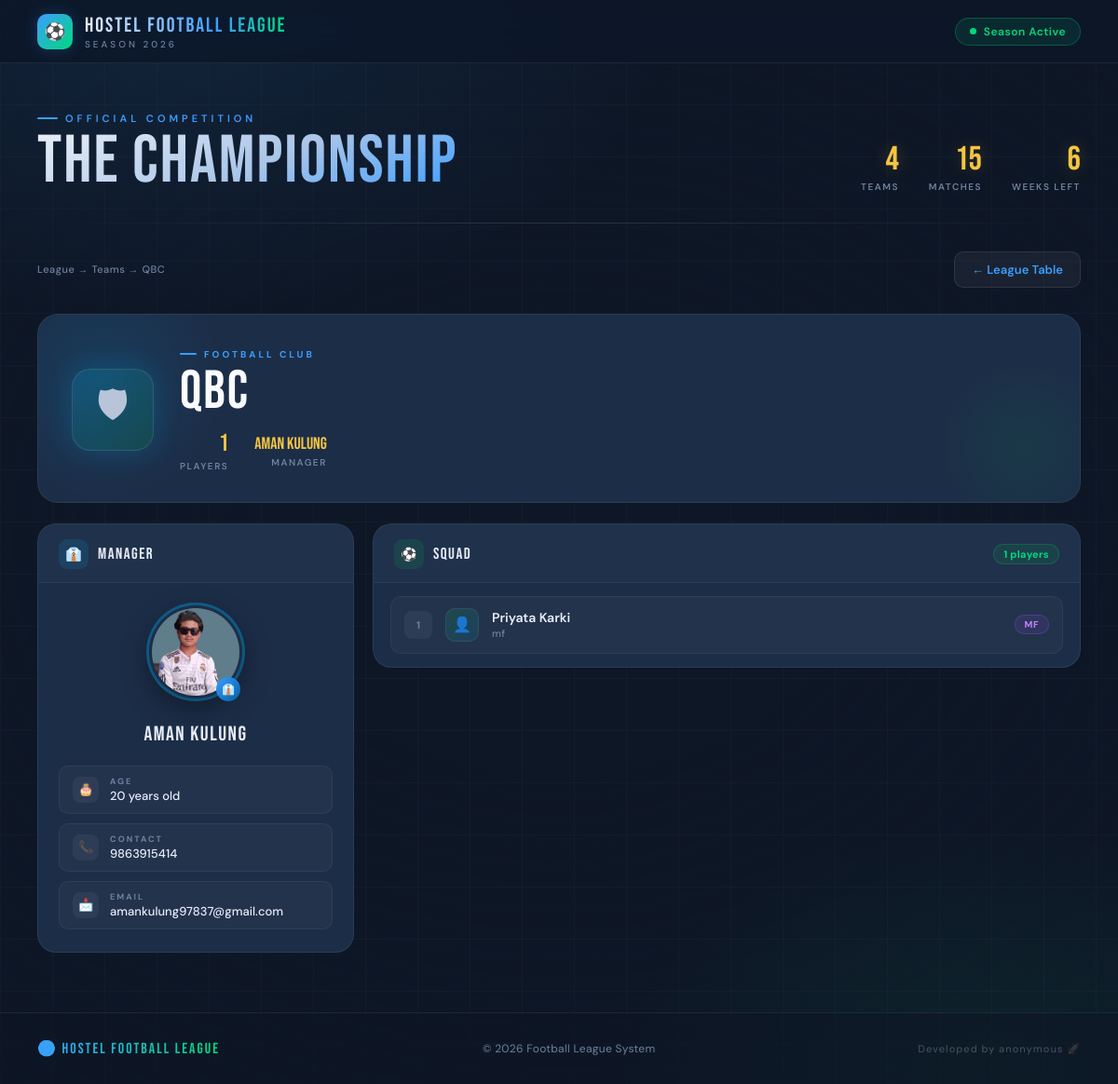
The app's page /team/8/ with its own data.
### league/models.py (models this page shows, shortened)
class Team(models.Model):
    name = models.CharField(max_length=50)
    played = models.IntegerField(default=0)
    win = models.IntegerField(default=0)
    draw = models.IntegerField(default=0)
    lose = models.IntegerField(default=0)
    goal_difference = models.IntegerField(default=0)

class Manager(models.Model):
    name = models.CharField(max_length=100)
    age = models.IntegerField(default=0)   # 👈 add default
    contact = models.CharField(max_length=15, blank=True)
    email = models.EmailField(unique=True, null=True, blank=True) # 👈 allow empty
    image = models.ImageField(upload_to='managers/', blank=True, null=True)
    team = models.ForeignKey(Team, on_delete=models.CASCADE, null=True, blank=True)

class Player(models.Model):
    team = models.ForeignKey(Team, on_delete=models.CASCADE)
    name = models.CharField(max_length=100)
    position = models.CharField(max_length=50)

### league/views.py (the view)
# urls.py: path('team/<int:pk>/', views.team_detail, name='detail'),
def team_detail(request, pk):
    team = get_object_or_404(Team, id=pk)
    manager = Manager.objects.filter(team=team).first()
    players = Player.objects.filter(team=team)
    return render(request, "detail.html", {
        "team": team,
        "manager": manager,
        "players": players
    })

### league/templates/detail.html (shortened to what this page needs)
{% extends 'base.html' %}
{% block content %}
<div class="page-header">
    <div style="font-size:11px; color: var(--text-muted); font-weight:500; letter-spacing:0.5px;">
        League → Teams → {{ team.name }}
    </div>
    <a href="{% url 'league' %}" class="back-btn">← League Table</a>
</div>
<div class="team-hero">
    <div class="team-crest-large">🛡</div>
    <div class="team-hero-info">
        <div class="team-eyebrow">Football Club</div>
        <div class="team-title">{{ team.name }}</div>
        <div class="team-hero-stats">
            <div class="hero-stat">
                <div class="hero-stat-val">{{ players|length }}</div>
                <div class="hero-stat-label">Players</div>
            </div>
            {% if manager %}
            <div class="hero-stat">
                <div class="hero-stat-val" style="font-size:18px; padding-top:4px;">{{ manager.name }}</div>
                <div class="hero-stat-label">Manager</div>
            </div>
            {% endif %}
        </div>
    </div>
</div>
<div class="detail-grid">
    <div class="manager-card">
        <div class="manager-card-header">
            <div class="section-icon">👔</div>
            <div class="section-title">Manager</div>
        </div>
        <div class="manager-card-body">
            <div class="manager-avatar-wrap">
                {% if manager.image %}
                    <img src="{{ manager.image.url }}" class="manager-img" alt="{{ manager.name }}">
                {% else %}
                    <img src="https://ui-avatars.com/api/?name={{ manager.name }}&background=0a1628&color=00b4ff&size=100&bold=true&rounded=true" class="manager-img" alt="{{ manager.name }}">
                {% endif %}
                <div class="manager-badge">👔</div>
            </div>
            <div class="manager-name">{{ manager.name }}</div>
            <div class="manager-details">
                <div class="detail-row">
                    <div class="detail-row-icon">🎂</div>
                    <div class="detail-row-content">
                        <div class="detail-row-label">Age</div>
                        <div class="detail-row-value">{{ manager.age }} years old</div>
                    </div>
                </div>
                <div class="detail-row">
                    <div class="detail-row-icon">📞</div>
                    <div class="detail-row-content">
                        <div class="detail-row-label">Contact</div>
                        <div class="detail-row-value">{{ manager.contact }}</div>
                    </div>
                </div>
                <div class="detail-row">
                    <div class="detail-row-icon">📩</div>
                    <div class="detail-row-content">
                        <div class="detail-row-label">Email</div>
                        <div class="detail-row-value">{{ manager.email }}</div>
                    </div>
                </div>
            </div>
        </div>
    </div>
    <div class="players-card">
        <div class="players-card-header">
            <div class="players-card-header-left">
                <div class="section-icon" style="background: rgba(0,200,83,0.12);">⚽</div>
                <div class="section-title">Squad</div>
            </div>
            {% if players %}
                <span class="player-count-badge">{{ players|length }} players</span>
            {% endif %}
        </div>
        <div class="players-list">
            {% for p in players %}
            <div class="player-item">
                <div class="player-number">{{ forloop.counter }}</div>
                <div class="player-avatar">👤</div>
                <div class="player-info">
                    <div class="player-name">{{ p.name }}</div>
                    <div class="player-position">{{ p.position }}</div>
                </div>
                <span class="position-pill
                    {% with pos=p.position|lower %}
                        {% if 'keeper' in pos or 'gk' in pos or 'goal' in pos %}pos-gk
                        {% elif 'def' in pos or 'back' in pos or 'cb' in pos or 'lb' in pos or 'rb' in pos %}pos-def
                        {% elif 'mid' in pos or 'cm' in pos or 'dm' in pos or 'am' in pos %}pos-mid
                        {% elif 'fwd' in pos or 'forward' in pos or 'striker' in pos or 'st' in pos or 'winger' in pos %}pos-fwd
                        {% else %}pos-mid{% endif %}
                    {% endwith %}
                ">{{ p.position }}</span>
            </div>
            {% empty %}
            <div class="empty-state">
                <span class="empty-icon">👟</span>
                No players registered for this team yet.
            </div>
            {% endfor %}
        </div>
    </div>
</div>
{% endblock %}

### league/templates/base.html (style rules this page uses)
:root { --pitch-green: #00d97e; --electric-blue: #3b9eff; --gold: #f5c542; --bg-base: #0e1726; --bg-raised: #152035; --bg-elevated: #1c2d47; --bg-inset: #111e30; --border-subtle: rgba(255,255,255,0.07); --border-medium: rgba(255,255,255,0.13); --border-accent: rgba(59,158,255,0.35); --text-primary: #e8edf7; --text-body: #b8c4d8; --text-muted: #6e829e; --glow-blue: rgba(59,158,255,0.20); --glow-green: rgba(0,217,126,0.16); --glow-gold: rgba(245,197,66,0.22); --card-bg: var(--bg-elevated); --card-border: var(--border-subtle); --radius-card: 18px; }
*, *::before, *::after { box-sizing: border-box; margin: 0; padding: 0; }
html { scroll-behavior: smooth; }
body { font-family: 'DM Sans', sans-serif; font-weight: 400; background-color: var(--bg-base); color: var(--text-body); min-height: 100vh; overflow-x: hidden; }
body::before { content: ''; position: fixed; inset: 0; background: radial-gradient(ellipse 70% 45% at 15% 0%, rgba(59,158,255,0.10) 0%, transparent 65%), radial-gradient(ellipse 55% 40% at 88% 100%, rgba(0,217,126,0.07) 0%, transparent 60%), radial-gradient(ellipse 90% 70% at 50% 50%, var(--bg-base) 30%, transparent 100%); pointer-events: none; z-index: 0; }
body::after { content: ''; position: fixed; inset: 0; background-image: linear-gradient(rgba(255,255,255,0.018) 1px, transparent 1px), linear-gradient(90deg, rgba(255,255,255,0.018) 1px, transparent 1px); background-size: 56px 56px; pointer-events: none; z-index: 0; }
.hero-stat { text-align: right; }
.hero-stat-label { font-size: 10px; font-weight: 600; letter-spacing: 2px; text-transform: uppercase; color: var(--text-muted); margin-top: 2px; }
.container > * { animation: fadeUp 0.6s cubic-bezier(0.16,1,0.3,1) both; }
.container > *:nth-child(2) { animation-delay: 0.21s; }
.container > *:nth-child(3) { animation-delay: 0.28s; }
.container > *:nth-child(4) { animation-delay: 0.35s; }

### records on screen
Team: name "QBC"
Manager: name "Aman Kulung", image (picture), age "20", contact "9863915414", email "amankulung97837@gmail.com"
Player: name "Priyata Karki", position "mf", position "MF"

### other values on screen
{{ players|length }} "1"
